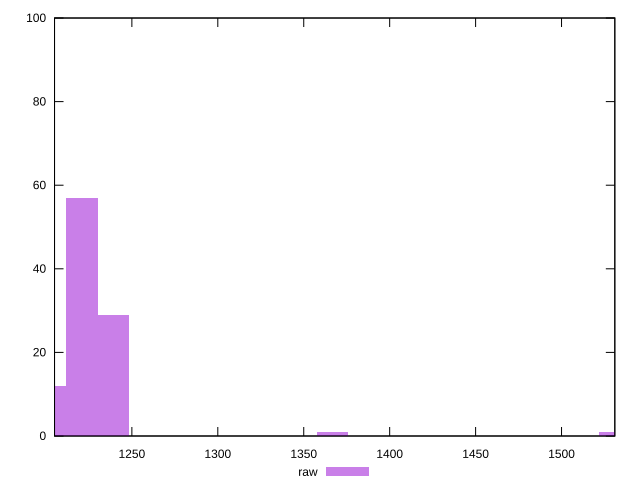

gnuplot code for this plot:
reset

$raw <<EOF
1530.680570421697 1
1239.12236653185 29
1220.8999787887344 57
1202.677591045619 12
1366.679080733658 1
EOF

set key outside below
set boxwidth 18.22238774311544
set xrange [1205:1531]
set yrange [0:100]
set trange [0:100]
set style fill transparent solid 0.5 noborder
set terminal svg size 640, 490 enhanced background rgb 'white'
set output "reports/report_00031_2021-02-24T23-18-18.084Z/uses-rel-preload/samples/music/raw/histogram.svg"

plot $raw title "raw" with boxes

reset
